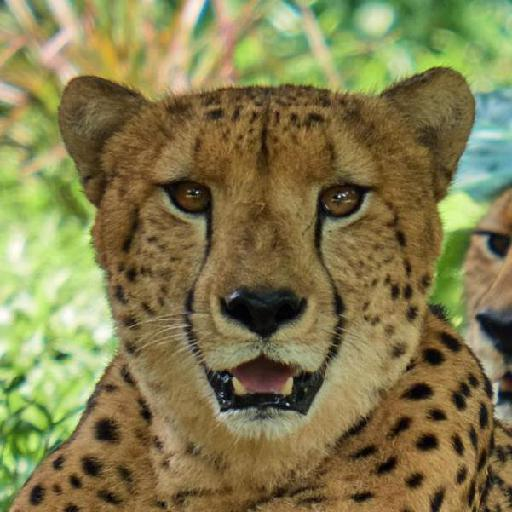
#> input picture test/dataset/1007.jpg, 512 x 512 px; its folder holds only this picture in this run
$ jupyter execute --allow-errors color.ipynb
#> lines starting #> are read from the running program, lines starting #| are printed output that depends on the picture
[cell 1]
import os
import cv2
import numpy as np
from numpy.linalg import norm
import matplotlib.pyplot as plt
import matplotlib.image as mpimg
import csv

[cell 2]
def loadImages(dir):
#> called with dir = '../../test/dataset'
    filenames = os.listdir(dir)
    sorted_filenames = sorted(filenames, key=lambda x: int(x.split('.')[0]))

    images = []
    for filename in sorted_filenames:
        img = cv2.imread(os.path.join(dir,filename))
#> img is the input picture: shape (512, 512, 3); mean B, G, R 77.5, 123.9, 130.5
        img = cv2.cvtColor(img, cv2.COLOR_BGR2RGB)
        if img is not None:
            images.append(img)
    return images

[cell 3]
images = loadImages("../../test/dataset")
#> images = 1 item

#> (a cell that did not finish here is left out)

[cell 5]
def rgb_to_hsv(img):
    img = img / 255.0

    r, g, b = img[:, :, 0], img[:, :, 1], img[:, :, 2]
    cmax = np.max(img, axis=2); cmin = np.min(img, axis=2)
    delta = cmax - cmin
    h = np.zeros_like(cmax); s = np.zeros_like(cmax)
    v = cmax

    with np.errstate(invalid='ignore'):
        h[(delta != 0) & (cmax == r)] = 60 * (((g - b) / delta) % 6)[((delta != 0) & (cmax == r))]
        h[(delta != 0) & (cmax == g)] = 60 * ((b - r) / delta + 2)[((delta != 0) & (cmax == g))]
        h[(delta != 0) & (cmax == b)] = 60 * ((r - g) / delta + 4)[((delta != 0) & (cmax == b))]

    s[cmax != 0] = delta[cmax != 0] / cmax[cmax != 0]

    return np.dstack((h, s, v))

[cell 6]
def hsv_quantify(img):
    h, s, v = img[:, :, 0], img[:, :, 1], img[:, :, 2]

    def map_h(h):
        if h <= 25:
            return 1
        elif h <= 40:
            return 2
        elif h <= 120:
            return 3
        elif h <= 190:
            return 4
        elif h <= 270:
            return 5
        elif h <= 295:
            return 6
        elif h <= 315:
            return 7
        else:
            return 0

    def map_sv(value):
        if value < 0.2:
            return 0
        elif value < 0.7:
            return 1
        else:
            return 2

    mapped_h = np.vectorize(map_h)(h)
    mapped_s = np.vectorize(map_sv)(s)
    mapped_v = np.vectorize(map_sv)(v)

    return np.dstack((mapped_h, mapped_s, mapped_v))

[cell 7]
def split_image(img):
    block_size_x = img.shape[0] // 4
    block_size_y = img.shape[1] // 4

    blocks = []

    for i in range(4):
        for j in range(4):
            # remaining pixels for the last block
            if i == 3:  # Last row
                block_x = img.shape[0] - i * block_size_x
            else:
                block_x = block_size_x

            if j == 3:
                block_y = img.shape[1] - j * block_size_y
            else:
                block_y = block_size_y

            block = img[i * block_size_x: i * block_size_x + block_x, j * block_size_y: j * block_size_y + block_y, :]
            blocks.append(block)

    return blocks

[cell 8]
def build_vector(img):
    num_h_levels = 8
    num_sv_levels = 3

    block_frequency_vectors = []

    for block in img:
        flattened_block = block.reshape((-1, 3))

        block_frequency_vector = np.zeros((num_h_levels * num_sv_levels * num_sv_levels,), dtype=int)

        for pixel in flattened_block:
            h_index = int(pixel[0])
            s_index = int(pixel[1])
            v_index = int(pixel[2])

            index = h_index * (num_sv_levels * num_sv_levels) + s_index * num_sv_levels + v_index
            block_frequency_vector[index] += 1

        block_frequency_vectors.append(block_frequency_vector)

    block_frequency_vectors_array = np.array(block_frequency_vectors)
    return block_frequency_vectors_array

[cell 9]
def cosine_similarity_color(A, B):
    A = A.astype(np.int64)
    B = B.astype(np.int64)
    cosine = 0

    for i in range(A.shape[0]):
        if (i == 5 or i == 6 or i == 9 or i == 10):
            cosine += (1.25*(np.dot(A[i],B[i]) / (norm(A[i])*norm(B[i]))))
        else:
            cosine += (np.dot(A[i],B[i]) / (norm(A[i])*norm(B[i])))

        # cosine += (np.dot(A[i],B[i]) / (norm(A[i])*norm(B[i])))

    percent = ((1 + (cosine / 17))/2) * 100
    return percent

[cell 10]
def save_csv(images):
    flattened_arrays = [array.flatten() for array in images]

    with open("../../test/db_color.csv", 'w', newline='') as file:
        csv_writer = csv.writer(file)
        csv_writer.writerows(flattened_arrays)

[cell 11]
def load_csv(filename):
    lines = ""
    with open(filename, 'r') as file:
        lines = file.readlines()

    arrays = []
    for line in lines:
        values = list(map(int, line.strip().split(',')))
        array = np.array(values).reshape(16, 72)
        arrays.append(array)
    return arrays

[cell 12]
for i in range(len(images)):
    images[i] = build_vector(split_image(hsv_quantify(rgb_to_hsv(images[i]))))
#> this loop made 1 pass
#> (block_size_x in split_image, block_size_y in split_image, num_h_levels in build_vector, num_sv_levels in build_vector) on pass 1: (128, 128, 8, 3)
#> pass 1, in rgb_to_hsv, `img = img / 255.0`:
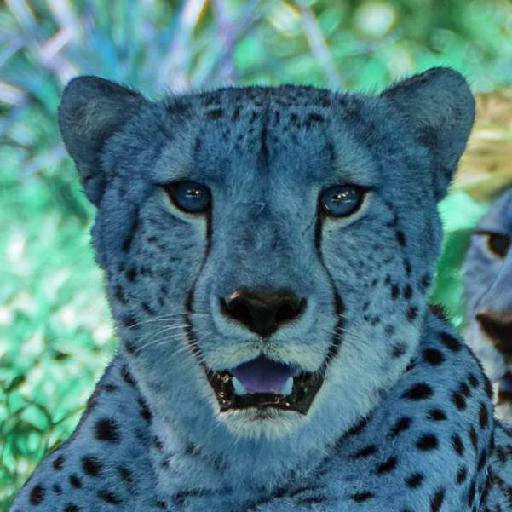
#> img: shape (512, 512, 3) float64; mean of channels 0, 1, 2 0.512, 0.486, 0.304; drawn as B, G, R
#> pass 1, in rgb_to_hsv, `r, g, b = img[:, :, 0], img[:, :, 1], img[:, :, 2]`:
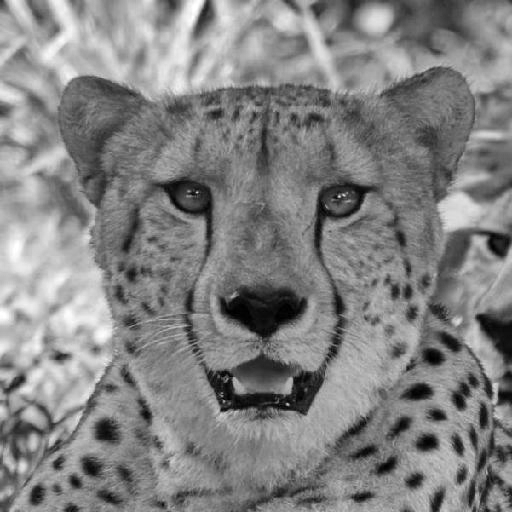
#> r: shape (512, 512) float64; min 0, max 1, mean 0.512
#> pass 1, in rgb_to_hsv, `r, g, b = img[:, :, 0], img[:, :, 1], img[:, :, 2]`:
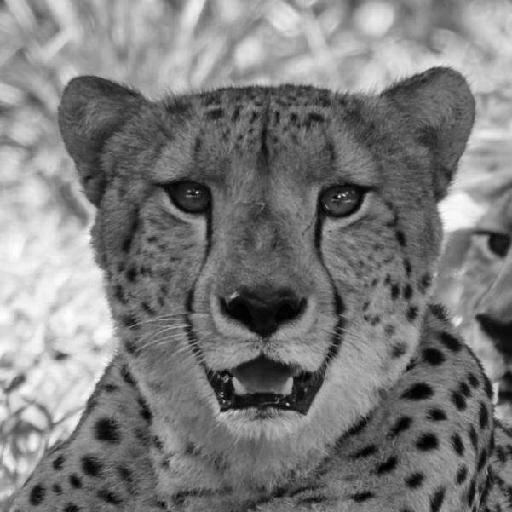
#> g: shape (512, 512) float64; min 0, max 1, mean 0.486
#> pass 1, in rgb_to_hsv, `r, g, b = img[:, :, 0], img[:, :, 1], img[:, :, 2]`:
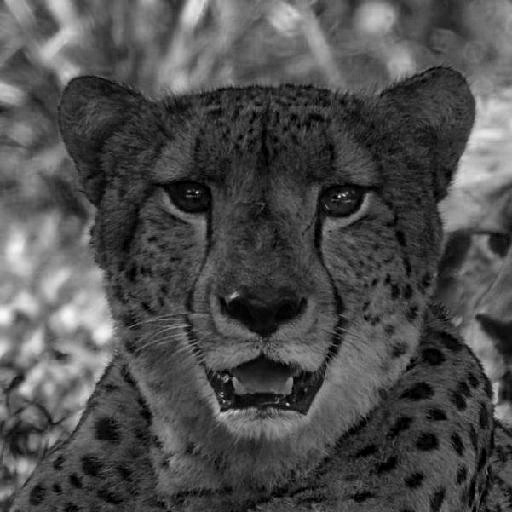
#> b: shape (512, 512) float64; min 0, max 0.973, mean 0.304

[cell 13]
save_csv(images)

$ run again, on test/dataset/1211.jpg
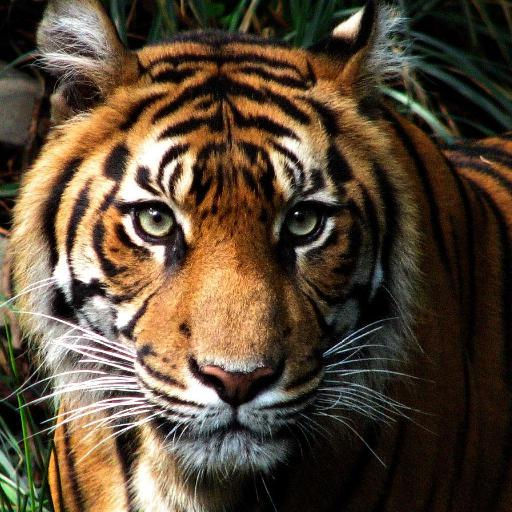
#> input picture test/dataset/1211.jpg, 512 x 512 px
#> in loadImages, img is the input picture: shape (512, 512, 3); mean B, G, R 54.5, 72.5, 88.5
#> images = 1 item
#> the loop `for i in range(len(images)):` made 1 pass
#> (block_size_x in split_image, block_size_y in split_image, num_h_levels in build_vector, num_sv_levels in build_vector) on pass 1: (128, 128, 8, 3)
#> pass 1, in rgb_to_hsv, `r, g, b = img[:, :, 0], img[:, :, 1], img[:, :, 2]`:
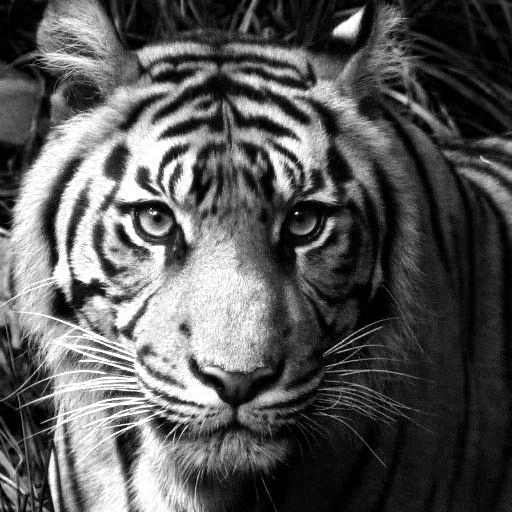
#> r: shape (512, 512) float64; min 0, max 1, mean 0.347
#> pass 1, in rgb_to_hsv, `r, g, b = img[:, :, 0], img[:, :, 1], img[:, :, 2]`:
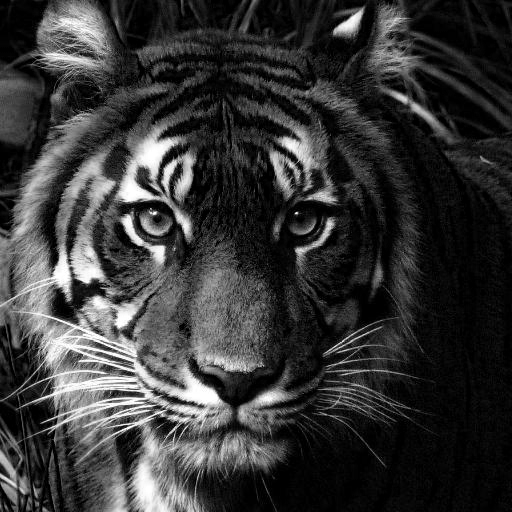
#> b: shape (512, 512) float64; min 0, max 1, mean 0.214

$ run again, on test/dataset/1293.jpg
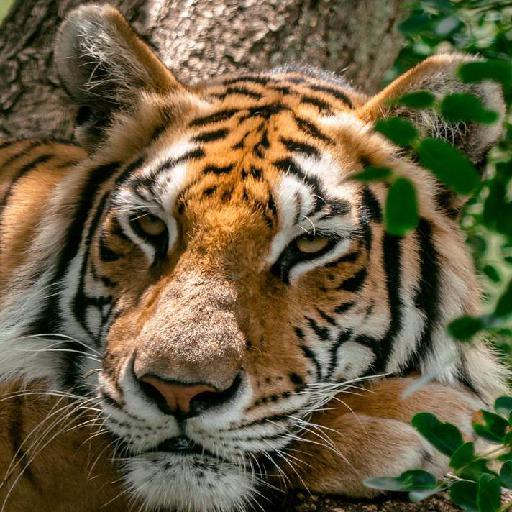
#> input picture test/dataset/1293.jpg, 512 x 512 px
#> in loadImages, img is the input picture: shape (512, 512, 3); mean B, G, R 66.4, 94.7, 107.2
#> images = 1 item
#> the loop `for i in range(len(images)):` made 1 pass
#> (block_size_x in split_image, block_size_y in split_image, num_h_levels in build_vector, num_sv_levels in build_vector) on pass 1: (128, 128, 8, 3)
#> pass 1, in rgb_to_hsv, `r, g, b = img[:, :, 0], img[:, :, 1], img[:, :, 2]`:
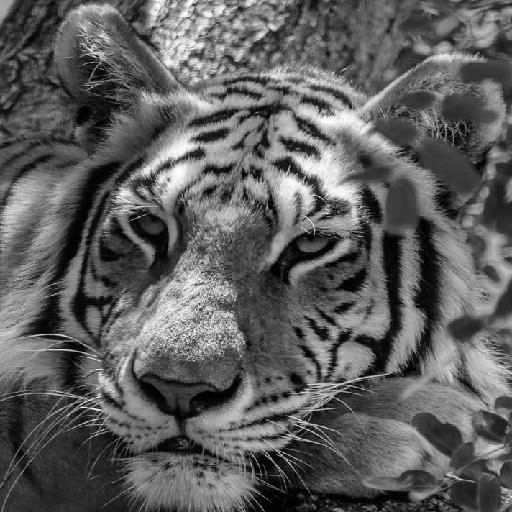
#> g: shape (512, 512) float64; min 0, max 1, mean 0.372
#> pass 1, in rgb_to_hsv, `r, g, b = img[:, :, 0], img[:, :, 1], img[:, :, 2]`:
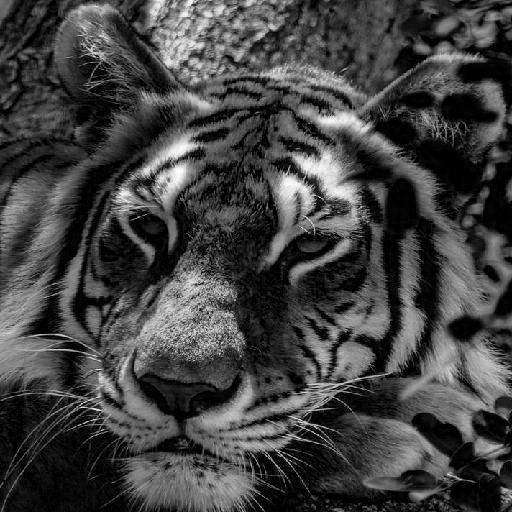
#> b: shape (512, 512) float64; min 0, max 1, mean 0.26

$ run again, on test/dataset/1294.jpg
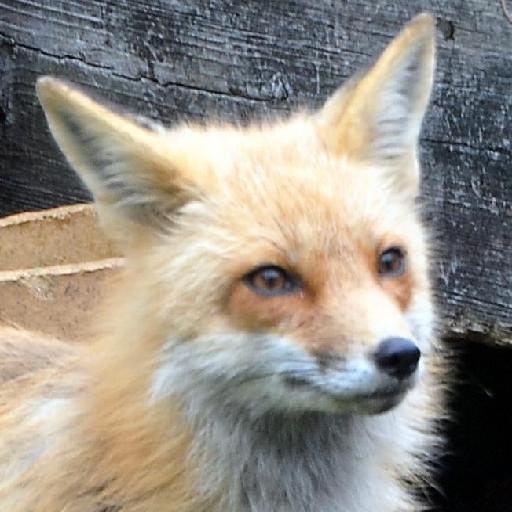
#> input picture test/dataset/1294.jpg, 512 x 512 px
#> in loadImages, img is the input picture: shape (512, 512, 3); mean B, G, R 133.9, 142.8, 148.3
#> images = 1 item
#> the loop `for i in range(len(images)):` made 1 pass
#> (block_size_x in split_image, block_size_y in split_image, num_h_levels in build_vector, num_sv_levels in build_vector) on pass 1: (128, 128, 8, 3)
#> pass 1, in rgb_to_hsv, `img = img / 255.0`:
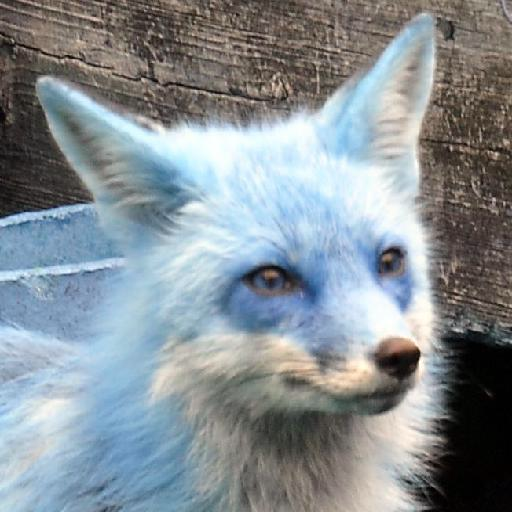
#> img: shape (512, 512, 3) float64; mean of channels 0, 1, 2 0.582, 0.56, 0.525; drawn as B, G, R
#> pass 1, in rgb_to_hsv, `r, g, b = img[:, :, 0], img[:, :, 1], img[:, :, 2]`:
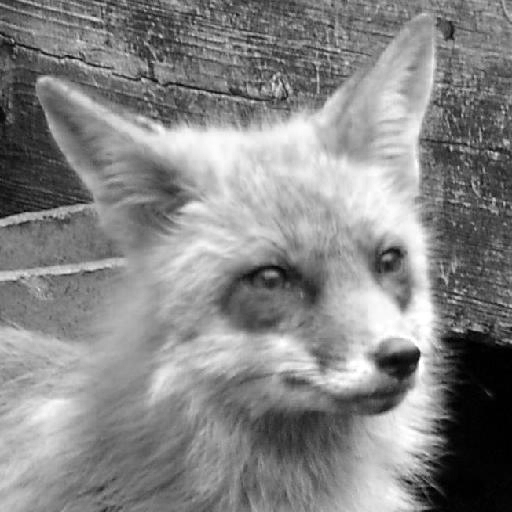
#> b: shape (512, 512) float64; min 0, max 1, mean 0.525
